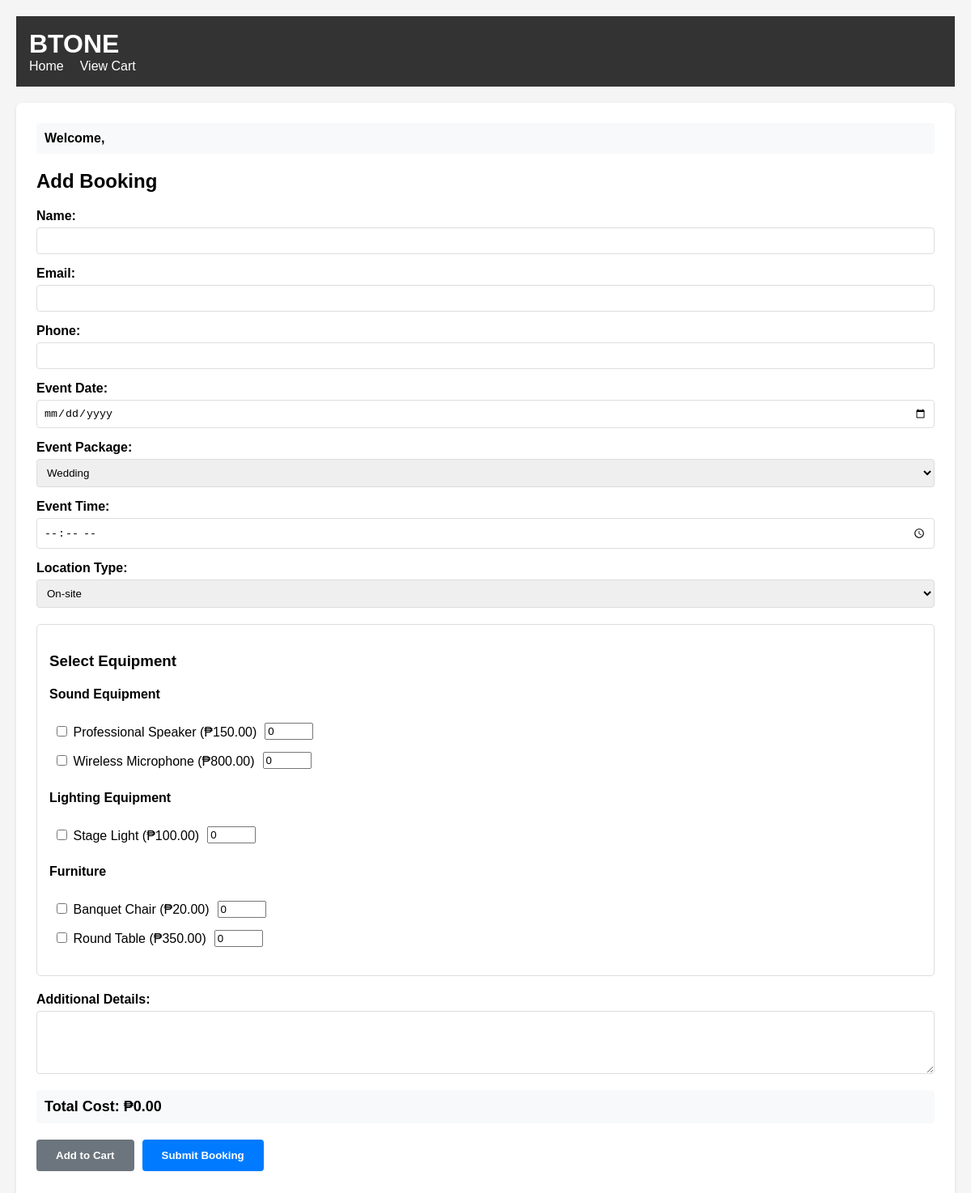
The app's page /Client/PHP/adding.php with its own data.
### tables this page shows
CREATE TABLE IF NOT EXISTS `inventory` (
  `id` int NOT NULL AUTO_INCREMENT,
  `item_name` varchar(255) NOT NULL,
  `category` enum('Sound Equipment','Lighting Equipment','Display Equipment','Catering Equipment','Furniture','Decorations') DEFAULT NULL,
  `quantity` int NOT NULL,
  `unit_price` decimal(10,2) NOT NULL,
  `supplier` varchar(255) DEFAULT NULL,
  `reorder_level` int NOT NULL,
  `last_restock_date` datetime DEFAULT NULL,
  `status` enum('In Stock','Low Stock','Out of Stock') NOT NULL,
  `created_at` timestamp NOT NULL DEFAULT CURRENT_TIMESTAMP,
  `updated_at` timestamp NOT NULL DEFAULT CURRENT_TIMESTAMP ON UPDATE CURRENT_TIMESTAMP,
  `available_quantity` int DEFAULT '0',
  `rented_quantity` int DEFAULT '0',
  PRIMARY KEY (`id`),
  KEY `idx_inventory_category` (`category`),
  KEY `idx_inventory_status` (`status`)
);

### Client/PHP/adding.php (the view, shortened to what this page needs)
<?php
$host = 'localhost';
$user = 'root';
$password = '';
$dbname = 'btonedatabase';
$conn = new mysqli($host, $user, $password, $dbname);
$customer_name = isset($_SESSION['login']) ? $_SESSION['login'] :
    (isset($_SESSION['fullname']) ? $_SESSION['fullname'] : '');
function getAvailableEquipment($conn)
{
    $sql = "SELECT id, item_name, category, available_quantity, unit_price
            FROM inventory
            WHERE available_quantity > 0
            AND category IN ('Sound Equipment', 'Visual Equipment', 'Lighting Equipment', 'Effects Equipment', 'Furniture')
            ORDER BY category, item_name";
    $result = $conn->query($sql);
    $equipment = [];
    while ($row = $result->fetch_assoc()) {
        $equipment[$row['category']][] = $row;
    }
    return $equipment;
}
$available_equipment = getAvailableEquipment($conn);
?>
<!DOCTYPE html>
<html lang="en">
<head>
    <link rel="stylesheet" href="https://unpkg.com/leaflet@1.9.4/dist/leaflet.css" />
</head>
<body>
    <header>
        <h1 class="company-name">BTONE</h1>
        <nav class="nav-bar">
            <ul>
                <li><a href="index.php">Home</a></li>
                <li><a href="user_cart.php">View Cart</a></li>
            </ul>
        </nav>
    </header>
    <div class="container">
        <div class="user-info">
            Welcome, <?php echo htmlspecialchars($customer_name); ?>
        </div>
        <h2>Add Booking</h2>
        <form id="bookingForm" method="POST">
            <div class="form-group">
                <label>Name:</label>
                <input type="text" name="customer_name" value="<?php echo htmlspecialchars($customer_name); ?>"
                    readonly>
            </div>
            <div class="form-group">
                <label>Email:</label>
                <input type="email" name="contact_email"
                    value="<?php echo isset($_SESSION['email']) ? htmlspecialchars($_SESSION['email']) : ''; ?>"
                    required>
            </div>
            <div class="form-group">
                <label>Phone:</label>
                <input type="text" name="contact_phone" required>
            </div>
            <div class="form-group">
                <label>Event Date:</label>
                <input type="date" name="event_date" required>
            </div>
            <div class="form-group">
                <label>Event Package:</label>
                <select name="event_package" id="event_package" required>
                    <option value="Wedding">Wedding</option>
                </select>
            </div>
            <div class="form-group">
                <label>Event Time:</label>
                <input type="time" name="event_time" required>
            </div>
            <div class="form-group">
                <label>Location Type:</label>
                <select id="location_type" name="location_type" required>
                    <option value="On-site">On-site</option>
                </select>
            </div>
            <div class="equipment-section">
                <h3>Select Equipment</h3>
                <?php foreach ($available_equipment as $category => $items): ?>
                    <div class="equipment-category">
                        <h4><?php echo htmlspecialchars($category); ?></h4>
                        <?php foreach ($items as $item): ?>
                            <div class="equipment-item">
                                <label>
                                    <input type="checkbox" class="equipment-checkbox" data-id="<?php echo $item['id']; ?>"
                                        data-price="<?php echo $item['unit_price']; ?>">
                                    <?php echo htmlspecialchars($item['item_name']); ?>
                                    (₱<?php echo number_format($item['unit_price'], 2); ?>)
                                </label>
                                <input type="number" name="equipment_quantity[<?php echo $item['id']; ?>]"
                                    class="equipment-quantity" data-id="<?php echo $item['id']; ?>" value="0" min="0"
                                    max="<?php echo $item['available_quantity']; ?>">
                            </div>
                        <?php endforeach; ?>
                    </div>
                <?php endforeach; ?>
            </div>
            <div class="form-group">
                <label>Additional Details:</label>
                <textarea name="additional_details" rows="4"></textarea>
            </div>
            <div class="total-cost">
                Total Cost: ₱<span id="totalCost">0.00</span>
            </div>
            <div class="button-group">
                <button type="button" id="addToCartBtn" class="btn btn-secondary">Add to Cart</button>
                <button type="submit" id="submitBookingBtn" class="btn btn-primary">Submit Booking</button>
            </div>
        </form>
    </div>
</body>
</html>

### Client/PHP/adding.php (style rules this page uses)
body { font-family: Arial, sans-serif; margin: 0; padding: 20px; background-color: #f5f5f5; }
header { background-color: #333; color: white; padding: 1rem; margin-bottom: 20px; }
.company-name { margin: 0; font-size: 2rem; }
.nav-bar ul { list-style: none; display: flex; gap: 20px; margin: 0; padding: 0; }
.nav-bar a { color: white; text-decoration: none; }
.container { max-width: 1200px; margin: 0 auto; background: white; padding: 25px; border-radius: 8px; box-shadow: 0 2px 4px rgba(0, 0, 0, 0.1); }
.equipment-section { margin: 20px 0; padding: 15px; border: 1px solid #ddd; border-radius: 5px; }
.equipment-category { margin-bottom: 15px; }
.equipment-item { margin: 5px 0; display: flex; align-items: center; gap: 10px; padding: 5px; }
.equipment-quantity { width: 60px; }
.form-group { margin-bottom: 15px; }
.form-group label { display: block; margin-bottom: 5px; font-weight: bold; }
.form-group input, .form-group select, .form-group textarea { width: 100%; padding: 8px; border: 1px solid #ddd; border-radius: 4px; }
.total-cost { font-weight: bold; font-size: 18px; margin: 20px 0; padding: 10px; background: #f8f9fa; border-radius: 4px; }
.button-group { display: flex; gap: 10px; margin-top: 20px; }
.btn { padding: 12px 24px; border: none; border-radius: 4px; cursor: pointer; font-weight: bold; transition: background-color 0.3s; }
.btn-primary { background-color: #007bff; color: white; }
.btn-secondary { background-color: #6c757d; color: white; }
.user-info { margin-bottom: 20px; padding: 10px; background: #f8f9fa; border-radius: 4px; font-weight: bold; }

### records on screen
inventory: item_name "Professional Speaker", unit_price "150.00"
inventory: item_name "Wireless Microphone", unit_price "800.00"
inventory: item_name "Stage Light", unit_price "100.00"
inventory: item_name "Banquet Chair", unit_price "20.00"
inventory: item_name "Round Table", unit_price "350.00"

### other values on screen
$category "Sound Equipment"
$category "Lighting Equipment"
$category "Furniture"
